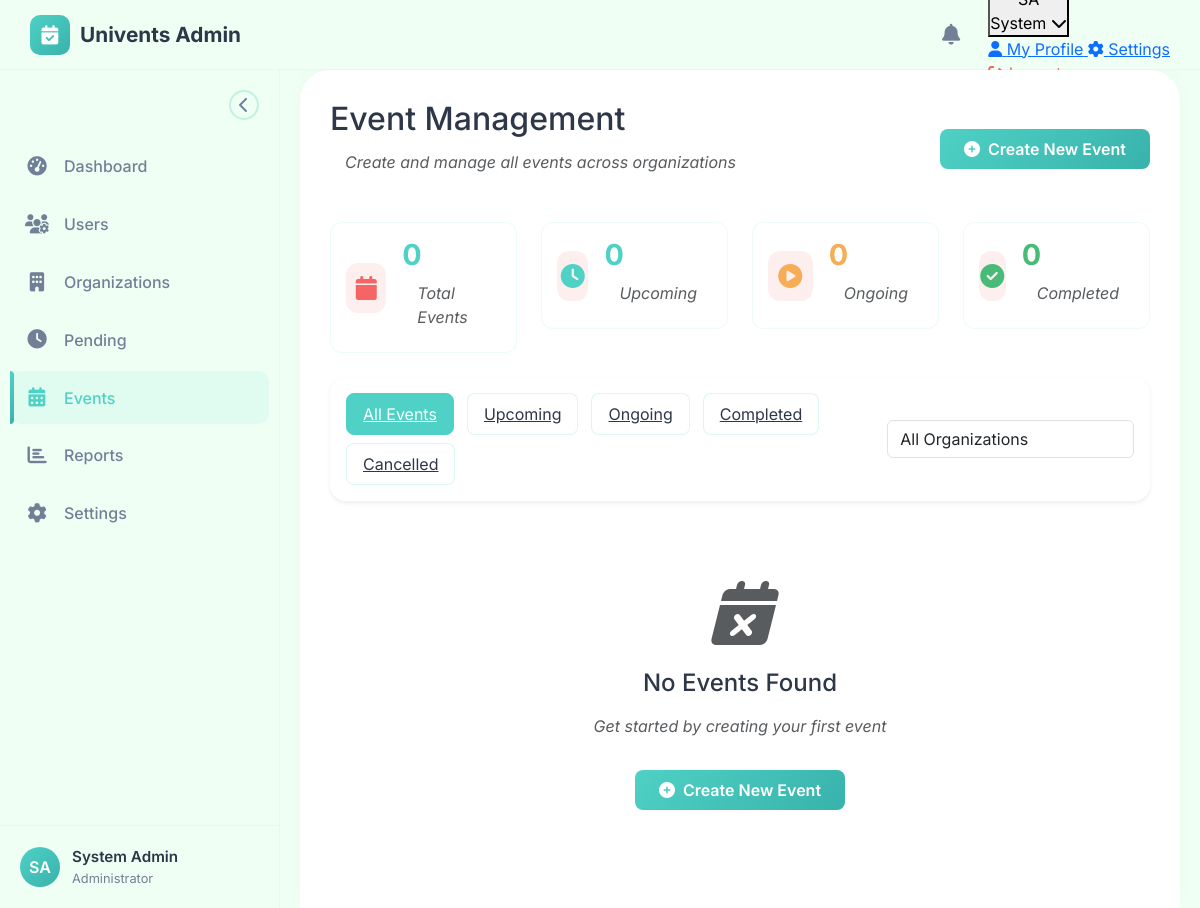
The app's page /Admin/events.php (signed in) with its own data.
### tables this page shows
CREATE TABLE `users` (
  `user_id` int(11) NOT NULL,
  `id_number` varchar(20) NOT NULL,
  `first_name` varchar(50) NOT NULL,
  `last_name` varchar(50) NOT NULL,
  `email` varchar(100) NOT NULL,
  `password` varchar(255) NOT NULL,
  `profile_picture` varchar(255) DEFAULT NULL,
  `contact_number` varchar(20) DEFAULT NULL,
  `year_level` int(11) DEFAULT NULL,
  `course` varchar(50) DEFAULT NULL,
  `block` varchar(10) DEFAULT NULL,
  `role` enum('admin','org_officer','class_officer','student_member') NOT NULL,
  `status` enum('active','inactive','pending') DEFAULT 'pending',
  `created_at` timestamp NOT NULL DEFAULT current_timestamp(),
  `updated_at` timestamp NOT NULL DEFAULT current_timestamp() ON UPDATE current_timestamp()
);

### config.php (called while the page is built, shortened)
<?php
function getCurrentUser($conn) {
    if (isset($_SESSION['user_id'])) {
        $user_id = $_SESSION['user_id'];
        $sql = "SELECT * FROM users WHERE user_id = ?";
        $stmt = $conn->prepare($sql);
        $stmt->bind_param("i", $user_id);
        $stmt->execute();
        $result = $stmt->get_result();
        return $result->fetch_assoc();
    }
    return null;
}
function getUserInitials($user) {
    return strtoupper(substr($user['first_name'], 0, 1) . substr($user['last_name'], 0, 1));
}
?>

### Admin/nav_sidebar_admin.php (the view, shortened to what this page needs)
<nav class="dashboard-navbar">
    <div class="nav-left">
        <div class="navbar-brand">
            <i class="fas fa-calendar-check brand-icon"></i>
            <span class="brand-text">Univents Admin</span>
        </div>
    </div>
    <div class="nav-right">
        <div class="notification-dropdown" id="notificationDropdown">
            <button class="notification-btn" id="notificationBtn">
                <i class="fas fa-bell"></i>
            </button>
        </div>
        <div class="user-profile-dropdown">
            <button class="user-profile-btn" id="profileBtn">
                <div class="profile-image">
                    <?php if(isset($user) && $user['profile_picture']): ?>
                        <img src="<?php echo $user['profile_picture']; ?>" alt="Profile">
                    <?php else: ?>
                        <div class="profile-initials">
                        </div>
                    <?php endif; ?>
                </div>
                <span class="welcome-text"><?php echo isset($user) ? $user['first_name'] : 'Admin'; ?></span>
                <i class="fas fa-chevron-down"></i>
            </button>
            <div class="profile-menu" id="profileMenu">
                <a href="profile.php" class="profile-menu-item">
                    <i class="fas fa-user"></i>
                    <span>My Profile</span>
                </a>
                <a href="settings.php" class="profile-menu-item">
                    <i class="fas fa-cog"></i>
                    <span>Settings</span>
                </a>
                <a href="../logout.php" class="profile-menu-item text-danger">
                    <span>Logout</span>
                </a>
            </div>
        </div>
    </div>
</nav>
<div class="dashboard-container">
    <div class="sidebar" id="sidebar">
        <div class="sidebar-header">
            <button class="collapse-btn" id="collapseBtn">
                <i class="fas fa-chevron-left"></i>
            </button>
        </div>
        <div class="sidebar-menu">
            <a href="admindashboard.php" class="menu-item <?php echo basename($_SERVER['PHP_SELF']) == 'admindashboard.php' ? 'active' : ''; ?>" data-tooltip="Dashboard">
                <div class="menu-icon">
                    <i class="fas fa-tachometer-alt"></i>
                </div>
                <span class="menu-text">Dashboard</span>
            </a>
            <a href="users.php" class="menu-item <?php echo basename($_SERVER['PHP_SELF']) == 'users.php' ? 'active' : ''; ?>" data-tooltip="Users">
                <div class="menu-icon">
                    <i class="fas fa-users-cog"></i>
                </div>
                <span class="menu-text">Users</span>
            </a>
            <a href="organizations.php" class="menu-item <?php echo basename($_SERVER['PHP_SELF']) == 'organizations.php' ? 'active' : ''; ?>" data-tooltip="Organizations">
                <div class="menu-icon">
                    <i class="fas fa-building"></i>
                </div>
                <span class="menu-text">Organizations</span>
            </a>
            <a href="pending.php" class="menu-item <?php echo basename($_SERVER['PHP_SELF']) == 'pending.php' ? 'active' : ''; ?>" data-tooltip="Pending Approvals">
                <div class="menu-icon">
                    <i class="fas fa-clock"></i>
                </div>
                <span class="menu-text">Pending</span>
            </a>
            <a href="events.php" class="menu-item <?php echo basename($_SERVER['PHP_SELF']) == 'events.php' ? 'active' : ''; ?>" data-tooltip="Events">
                <div class="menu-icon">
                    <i class="fas fa-calendar-alt"></i>
                </div>
                <span class="menu-text">Events</span>
                <div class="active-indicator"></div>
            </a>
            <a href="reports.php" class="menu-item <?php echo basename($_SERVER['PHP_SELF']) == 'reports.php' ? 'active' : ''; ?>" data-tooltip="Reports">
                <div class="menu-icon">
                    <i class="fas fa-chart-bar"></i>
                </div>
                <span class="menu-text">Reports</span>
            </a>
            <a href="settings.php" class="menu-item <?php echo basename($_SERVER['PHP_SELF']) == 'settings.php' ? 'active' : ''; ?>" data-tooltip="Settings">
                <div class="menu-icon">
                    <i class="fas fa-cog"></i>
                </div>
                <span class="menu-text">Settings</span>
            </a>
        </div>
        <a href="profile.php" class="sidebar-footer-link">
            <div class="sidebar-footer">
                <div class="user-info-mini">
                    <div class="user-avatar-mini">
                        <?php if(isset($user) && $user['profile_picture']): ?>
                            <img src="<?php echo $user['profile_picture']; ?>" alt="Profile">
                        <?php else: ?>
                            <?php echo isset($user) ? getUserInitials($user) : 'A'; ?>
                        <?php endif; ?>
                    </div>
                    <div class="user-details-mini">
                        <span class="user-name-mini"><?php echo isset($user) ? $user['first_name'] . ' ' . $user['last_name'] : 'Admin'; ?></span>
                        <span class="user-role-mini">Administrator</span>
                    </div>
                </div>
            </div>
        </a>
    </div>

### style.css (style rules this page uses)
:root { --primary-mint: #4FD1C5; --secondary-mint: #38B2AC; --light-mint: #E6FFFA; --dark-mint: #2C7A7B; --dark-bg: #1A202C; --light-bg: #F7FAFC; --text-dark: #2D3748; --text-light: #718096; --gradient: linear-gradient(135deg, #4FD1C5 0%, #38B2AC 100%); }
* { margin: 0; padding: 0; box-sizing: border-box; }
body { font-family: 'Inter', sans-serif; color: var(--text-dark); background-color: #FFFFFF; overflow-x: hidden; }
.navbar-brand { display: flex; align-items: center; gap: 0.5rem; font-weight: 700; font-size: 1.5rem; }
.brand-icon { width: 40px; height: 40px; background: var(--gradient); border-radius: 10px; display: flex; align-items: center; justify-content: center; color: white; font-size: 1.2rem; }
.brand-text { color: var(--text-dark); }
.dashboard-body { background: #F0FFF4; overflow: hidden; }
.dashboard-body .dashboard-navbar { background: #F0FFF4; padding: 15px 30px; display: flex; align-items: center; justify-content: space-between; width: 100%; height: 70px; border-bottom: 1px solid rgba(79, 209, 197, 0.1); }
.dashboard-body .nav-left { display: flex; align-items: center; gap: 20px; }
.dashboard-body .nav-right { display: flex; align-items: center; gap: 20px; }
.dashboard-body .dashboard-navbar .navbar-brand { display: flex; align-items: center; gap: 10px; }
.dashboard-body .dashboard-navbar .brand-icon { width: 40px; height: 40px; background: var(--gradient); border-radius: 10px; display: flex; align-items: center; justify-content: center; color: white; font-size: 1.2rem; }
.dashboard-body .dashboard-navbar .brand-text { font-size: 1.3rem; font-weight: 700; color: var(--text-dark); }
.dashboard-body .dashboard-container { display: flex; height: calc(100vh - 70px); width: 100%; background: #F0FFF4; }
.dashboard-body .sidebar { width: 280px; background: #F0FFF4; height: 100%; transition: width 0.3s ease; display: flex; flex-direction: column; border-right: 1px solid rgba(79, 209, 197, 0.1); }
.dashboard-body .sidebar-header { padding: 20px; display: flex; justify-content: flex-end; }
.dashboard-body .collapse-btn { width: 30px; height: 30px; border-radius: 50%; border: 2px solid rgba(79, 209, 197, 0.3); background: transparent; color: var(--text-light); display: flex; align-items: center; justify-content: center; cursor: pointer; transition: all 0.3s ease; }
.dashboard-body .sidebar-menu { flex: 1; padding: 0 10px; overflow-y: auto; }
.dashboard-body .menu-item { padding: 12px 15px; display: flex; align-items: center; gap: 15px; color: var(--text-light); text-decoration: none; transition: all 0.3s ease; position: relative; cursor: pointer; border-radius: 10px; margin-bottom: 5px; }
.dashboard-body .menu-item.active { color: var(--primary-mint); background: rgba(79, 209, 197, 0.1); }
.dashboard-body .menu-item.active .active-indicator { position: absolute; left: 0; top: 0; bottom: 0; width: 4px; background: var(--gradient); border-radius: 0 4px 4px 0; }
.dashboard-body .menu-icon { width: 24px; text-align: center; font-size: 1.2rem; }
.dashboard-body .menu-text { flex: 1; font-weight: 500; }
.dashboard-body .sidebar-footer { padding: 20px; border-top: 1px solid rgba(79, 209, 197, 0.1); }
.dashboard-body .user-info-mini { display: flex; align-items: center; gap: 12px; }
.dashboard-body .user-avatar-mini { width: 40px; height: 40px; border-radius: 50%; background: var(--gradient); color: white; display: flex; align-items: center; justify-content: center; font-weight: 600; font-size: 1rem; flex-shrink: 0; }
.dashboard-body .user-details-mini { display: flex; flex-direction: column; overflow: hidden; }
.dashboard-body .user-name-mini { font-weight: 600; color: var(--text-dark); font-size: 0.95rem; white-space: nowrap; overflow: hidden; text-overflow: ellipsis; }
.dashboard-body .user-role-mini { font-size: 0.8rem; color: var(--text-light); }
.dashboard-body .notification-dropdown { position: relative; }
.dashboard-body .notification-btn { background: none; border: none; font-size: 1.3rem; color: var(--text-light); position: relative; cursor: pointer; padding: 8px; border-radius: 50%; transition: all 0.3s ease; }
.dashboard-body .sidebar-footer-link { text-decoration: none; color: inherit; display: block; transition: all 0.3s ease; }
.dashboard-body .text-danger { color: #F56565 !important; }

### records on screen
users: first_name "System", getUserInitials($user) "SA", last_name "Admin"

### other values on screen
$stats['total'] "0"
$stats['upcoming'] "0"
$stats['ongoing'] "0"
$stats['completed'] "0"
